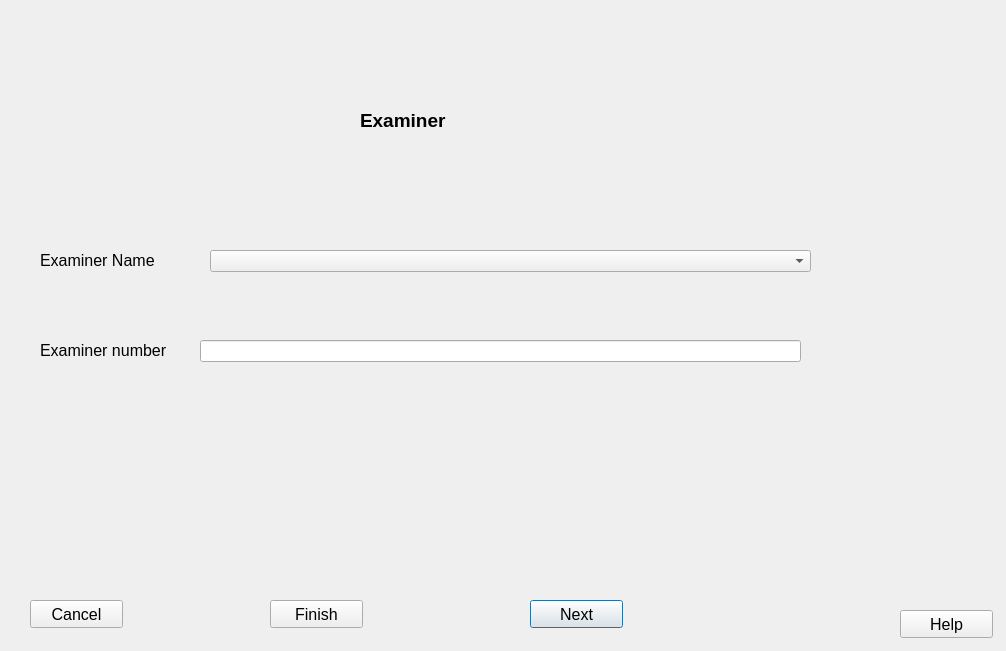
<?xml version="1.0" encoding="UTF-8"?>
<ui version="4.0">
 <class>Dialog</class>
 <widget class="QDialog" name="Dialog">
  <property name="geometry">
   <rect>
    <x>0</x>
    <y>0</y>
    <width>1006</width>
    <height>651</height>
   </rect>
  </property>
  <property name="windowTitle">
   <string>Dialog</string>
  </property>
  <property name="autoFillBackground">
   <bool>false</bool>
  </property>
  <property name="styleSheet">
   <string notr="true">font-size:12pt</string>
  </property>
  <widget class="QLabel" name="label_3">
   <property name="geometry">
    <rect>
     <x>360</x>
     <y>70</y>
     <width>881</width>
     <height>101</height>
    </rect>
   </property>
   <property name="styleSheet">
    <string notr="true">font-size:14pt</string>
   </property>
   <property name="text">
    <string>&lt;!DOCTYPE HTML PUBLIC &quot;-//W3C//DTD HTML 4.0//EN&quot; &quot;http://www.w3.org/TR/REC-html40/strict.dtd&quot;&gt;
&lt;html&gt;&lt;head&gt;&lt;meta name=&quot;qrichtext&quot; content=&quot;1&quot; /&gt;&lt;style type=&quot;text/css&quot;&gt;
p, li { white-space: pre-wrap; }
&lt;/style&gt;&lt;/head&gt;&lt;body style=&quot; font-family:'MS Shell Dlg 2'; font-size:14pt; font-weight:400; font-style:normal;&quot;&gt;
&lt;p style=&quot; margin-top:0px; margin-bottom:0px; margin-left:0px; margin-right:0px; -qt-block-indent:0; text-indent:0px;&quot;&gt;&lt;span style=&quot; font-weight:600;&quot;&gt;Examiner&lt;/span&gt;&lt;/p&gt;&lt;/body&gt;&lt;/html&gt;</string>
   </property>
  </widget>
  <widget class="QLabel" name="label_4">
   <property name="geometry">
    <rect>
     <x>40</x>
     <y>250</y>
     <width>161</width>
     <height>20</height>
    </rect>
   </property>
   <property name="text">
    <string>Examiner Name</string>
   </property>
  </widget>
  <widget class="QLabel" name="label_5">
   <property name="geometry">
    <rect>
     <x>40</x>
     <y>340</y>
     <width>151</width>
     <height>20</height>
    </rect>
   </property>
   <property name="text">
    <string>Examiner number</string>
   </property>
  </widget>
  <widget class="QLineEdit" name="lnEdtPhone">
   <property name="geometry">
    <rect>
     <x>200</x>
     <y>340</y>
     <width>601</width>
     <height>22</height>
    </rect>
   </property>
  </widget>
  <widget class="QPushButton" name="BtnNextExaminer">
   <property name="geometry">
    <rect>
     <x>530</x>
     <y>600</y>
     <width>93</width>
     <height>28</height>
    </rect>
   </property>
   <property name="text">
    <string>Next</string>
   </property>
  </widget>
  <widget class="QPushButton" name="BtnFinshExaminer">
   <property name="geometry">
    <rect>
     <x>270</x>
     <y>600</y>
     <width>93</width>
     <height>28</height>
    </rect>
   </property>
   <property name="text">
    <string>Finish</string>
   </property>
  </widget>
  <widget class="QPushButton" name="BtnHelpExaminer">
   <property name="geometry">
    <rect>
     <x>900</x>
     <y>610</y>
     <width>93</width>
     <height>28</height>
    </rect>
   </property>
   <property name="text">
    <string>Help</string>
   </property>
  </widget>
  <widget class="QPushButton" name="BtnCancleExaminer">
   <property name="geometry">
    <rect>
     <x>30</x>
     <y>600</y>
     <width>93</width>
     <height>28</height>
    </rect>
   </property>
   <property name="text">
    <string>Cancel</string>
   </property>
  </widget>
  <widget class="QComboBox" name="comboBox">
   <property name="geometry">
    <rect>
     <x>210</x>
     <y>250</y>
     <width>601</width>
     <height>22</height>
    </rect>
   </property>
  </widget>
 </widget>
 <resources/>
 <connections/>
</ui>
